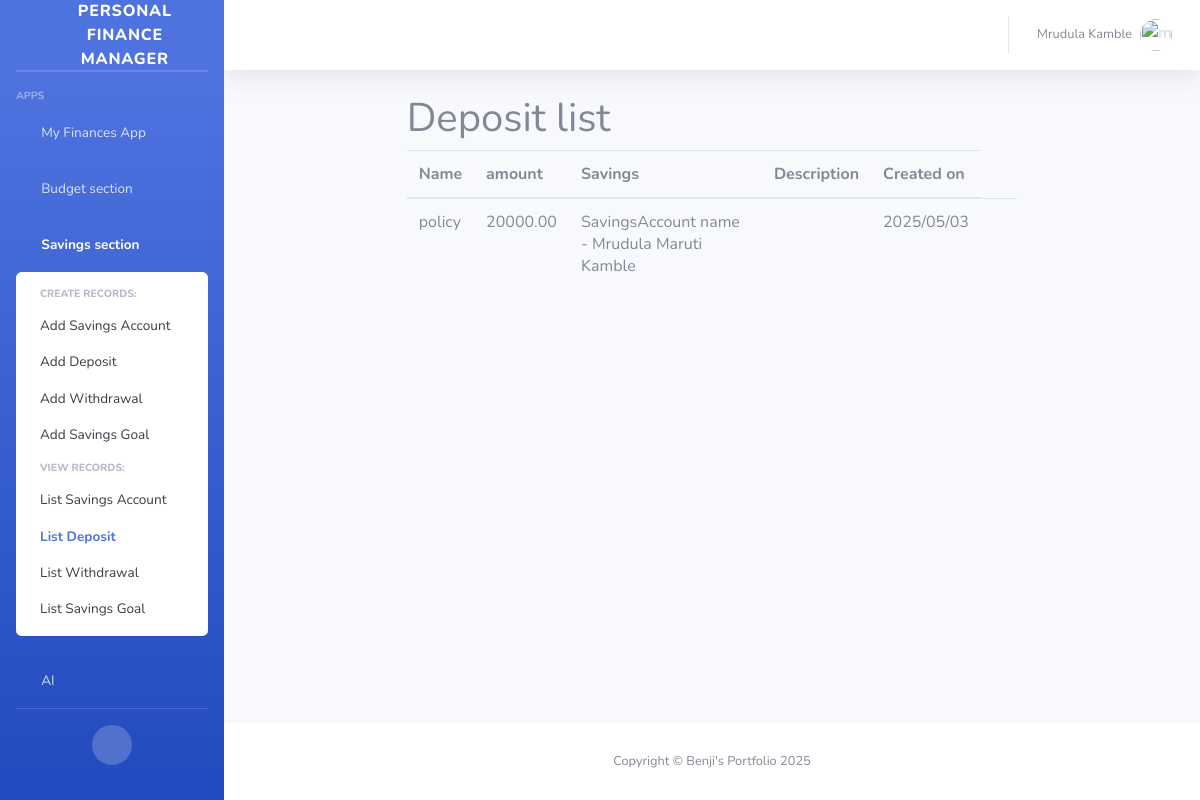
The page /savings_section/deposits/ (signed in) on the database its author committed.
### accounts/models.py (models this page shows, shortened)
class CustomUser(AbstractUser, PermissionsMixin):
    first_name = models.CharField(_('first name'), max_length=30, blank=False, null=False, unique=True)
    last_name = models.CharField(_('last name'), max_length=30, blank=False, null=False, unique=True)
    email = models.EmailField(_('email address'), unique=True, blank=False, null=False)
    phone_number = models.CharField(max_length=15, blank=False, null=False)
    is_active = models.BooleanField(_('active'), default=False)
    is_staff = models.BooleanField(_('staff status'), default=False)
    enable_two_factor_authentication = models.BooleanField(null=True, blank=True)
    date_joined = models.DateTimeField(_('date joined'), default=timezone.now)
    email_verified = models.BooleanField(_('email verified'), default=False,
                                         help_text=_('Designates whether the user has verified their email.'))
    objects = CustomUserManager()
    USERNAME_FIELD = 'email'
    REQUIRED_FIELDS = ['first_name', 'last_name']

### savings_section/models.py (models this page shows, shortened)
class Deposit(models.Model):
    user = models.ForeignKey(settings.AUTH_USER_MODEL, on_delete=models.CASCADE)
    name = models.CharField(max_length=50, null=False, blank=False)
    amount = models.DecimalField(max_digits=10, decimal_places=2)
    savings = models.ForeignKey(SavingsAccount, on_delete=models.CASCADE)
    slug = models.SlugField(blank=True, null=True, unique=True)
    description = models.TextField(max_length=100, null=True, blank=True)
    created_at = models.DateTimeField(auto_now_add=True)
    updated_at = models.DateTimeField(auto_now=True)

class SavingsAccount(models.Model):
    user = models.ForeignKey(settings.AUTH_USER_MODEL, on_delete=models.CASCADE)
    name = models.CharField(max_length=50, null=False, blank=False)
    balance = models.DecimalField(max_digits=10, decimal_places=2)
    slug = models.SlugField(blank=True, null=True, unique=True)
    description = models.TextField(max_length=100, null=True, blank=True)
    created_at = models.DateTimeField(auto_now_add=True)
    updated_at = models.DateTimeField(auto_now=True)
    def __str__(self):
        return f'SavingsAccount name - {self.name}'

### savings_section/views.py (the view)
# urls.py: path('deposits/', DepositListView.as_view(), name='deposits_list'),
@method_decorator(login_required, name='dispatch')
class DepositListView(ListView):
    model = Deposit
    template_name = 'savings_section/savings_section_list.html'
    paginate_by = 100
    extra_context = {'list_what': 'Deposit'}
    def get_queryset(self):
        user = self.request.user
        return Deposit.objects.filter(user=user).order_by('-id')

### helper/context_processors.py (called while the page is built)
def add_custom_context(request):
    return {
        'app_name': request.resolver_match.app_name,
        'page_path': request.path,
        'today': datetime.today(),
        'user': request.user if request.user.is_authenticated else None
    }

### templates/savings_section/savings_section_list.html (shortened to what this page needs)
{% extends 'base2.html' %}
{% load static %}
{% block content %}
    <div class="row">
        <div class="col-lg-8 mx-auto">
            <h1>{{ list_what }} list</h1>
        </div>
    </div>
    <div class="row">
        <div class="col-lg-8 mx-auto table-responsive">
            {% if object_list %}
                <table id="list-table" class="table">
                    <thead>
                    <tr>
                        {% if list_what == 'Savings' %}
                        <th scope="col">Name</th>
                        <th scope="col">Balance</th>
                        <th scope="col">Description</th>
                         <th scope="col">Created on</th>
                        {% elif list_what == 'Deposit' %}
                        <th scope="col">Name</th>
                        <th scope="col">amount</th>
                        <th scope="col">Savings</th>
                        <th scope="col">Description</th>
                         <th scope="col">Created on</th>
                        {% elif list_what == 'Withdrawal' %}
                        <th scope="col">Name</th>
                        <th scope="col">Amount</th>
                        <th scope="col">Savings</th>
                        <th scope="col">Description</th>
                        <th scope="col">Created on</th>
                        {% elif list_what == 'SavingsGoal' %}
                        <th scope="col">Name</th>
                        <th scope="col">Amount</th>
                        <th scope="col">SAvings</th>
                        <th scope="col">Description</th>
                        <th scope="col">Created on</th>
                        {% endif %}
                    </tr>
                    </thead>
                    <tbody id="table-body">
                    {% for object in object_list %}
                        <tr>
                            {% if list_what == 'Deposit' %}
                                  <td>{{ object.name }}</td>
                                  <td>{{ object.amount }}</td>
                                    <td>{{ object.savings }}</td>
                                  <td>{{ object.description }}</td>
                                  <td>{{ object.created_at|date:"Y/m/d" }}</td>
                            {% endif %}
                            <td>
                                {% if list_what == 'Savings' %}
                                    <a href="{% url 'savings_section:savings_detail' object.slug %}">
                                {% elif list_what == 'Deposit' %}
                                    <a href="{% url 'savings_section:deposit_detail' object.slug %}">
                                {% elif list_what == 'Withdrawal' %}
                                    <a href="{% url 'savings_section:withdrawal_detail' object.slug %}">
                                {% else %}
                                    <a href="{% url 'savings_section:savings_goal_detail' object.slug %}">
                                {% endif %}
                                    <i class="fas fa-search-plus"></i>
                                            </a>
                            </td>
                        </tr>
                    {% endfor %}
                    </tbody>
                </table>
            {% else %}
                Nothing to show
            {% endif %}
        </div>
    </div>
{% endblock %}

### templates/base2.html (shortened to what this page needs)
{% load static %}
{% load crispy_forms_tags %}
<html lang="en">
<head>
    <link href="{% static 'vendor/fontawesome-free/css/all.min.css' %}" rel="stylesheet" type="text/css">
    <link href="{% static 'css/sb-admin-2.min.css' %}" rel="stylesheet">
</head>
<body id="page-top">
<div id="wrapper">
    <ul class="navbar-nav bg-gradient-primary sidebar sidebar-dark accordion" id="accordionSidebar">
        <a class="sidebar-brand d-flex align-items-center justify-content-center" href="{% url 'website:index' %}">
            <div class="sidebar-brand-icon rotate-n-15">
                <i class="fas fa-laugh-wink"></i>
            </div>
            <div class="sidebar-brand-text mx-3">Personal Finance Manager</div>
        </a>
        <hr class="sidebar-divider my-0">
        <hr class="sidebar-divider">
        <div class="sidebar-heading">
            Apps
        </div>
        {% if user %}
            <li class="nav-item{% if app_name == 'my_finances' %} active{% endif %}">
                <a class="nav-link{% if app_name != 'my_finances' %} collapsed{% endif %}" href="#"
                   data-toggle="collapse" data-target="#collapseTwo"
                   aria-expanded="true" aria-controls="collapseTwo">
                    <i class="fas fa-fw fa-cog"></i>
                    <span>My Finances App</span>
                </a>
                        {% url 'my_finances:current_period' as my_finances_current_period %}
                        {% url 'my_finances:year_overview' as my_finances_year_overview %}
                        {% url 'my_finances:balance_create' as my_finances_balance_create %}
                        {% url 'my_finances:income_create' as my_finances_income_create %}
                        {% url 'my_finances:outcome_create' as my_finances_outcome_create %}
                        {% url 'my_finances:balance_list' as my_finances_balance_list %}
                        {% url 'my_finances:income_list' as my_finances_income_list %}
                        {% url 'my_finances:outcome_list' as my_finances_outcome_list %}
            </li>
       <li class="nav-item{% if app_name == 'budget_section' %} active{% endif %}">
            <a class="nav-link{% if app_name != 'budget_section' %} collapsed{% endif %}" href="#"
               data-toggle="collapse" data-target="#collapse2"
               aria-expanded="true" aria-controls="collapse2">
                <i class="fas fa-fw fa-cog"></i>
                <span>Budget section</span>
            </a>
                    {% url 'budget_section:budget_create' as budget_section_budget_create %}
                    {% url 'budget_section:category_create' as budget_section_category_create %}
                    {% url 'budget_section:transaction_create' as budget_section_transaction_create %}
                     {% url 'budget_section:budget_list' as budget_section_budget_list %}
                    {% url 'budget_section:category_list' as budget_section_category_list %}
                    {% url 'budget_section:transaction_list' as budget_section_transaction_list %}
        </li>
          <li class="nav-item{% if app_name == 'savings_section' %} active{% endif %}">
            <a class="nav-link{% if app_name != 'savings_section' %} collapsed{% endif %}" href="#"
               data-toggle="collapse" data-target="#collapse3"
               aria-expanded="true" aria-controls="collapse3">
                <i class="fas fa-fw fa-cog"></i>
                <span>Savings section</span>
            </a>
            <div id="collapse3" class="collapse{% if app_name == 'savings_section' %} show{% endif %}"
                 aria-labelledby="headingTwo" data-parent="#accordionSidebar">
                <div class="bg-white py-2 collapse-inner rounded">
                    <h6 class="collapse-header">Create records:</h6>
                    {% url 'savings_section:savings_create' as savings_section_savings_create %}
                    {% url 'savings_section:deposit_create' as savings_section_deposit_create %}
                    {% url 'savings_section:withdrawal_create' as savings_section_withdrawal_create %}
                    {% url 'savings_section:savings_goal_create' as savings_section_savings_goal_create %}
                    <a class="collapse-item{% if page_path == savings_section_savings_create %} active{% endif %}"
                           href="{{ savings_section_savings_create }}">Add Savings Account</a>
                    <a class="collapse-item{% if page_path == savings_section_deposit_create %} active{% endif %}"
                       href="{{ savings_section_deposit_create }}">Add Deposit</a>
                    <a class="collapse-item{% if page_path == savings_section_withdrawal_create %} active{% endif %}"
                       href="{{savings_section_withdrawal_create }}">Add Withdrawal</a>
                    <a class="collapse-item{% if page_path == savings_section_savings_goal_create %} active{% endif %}"
                       href="{{savings_section_savings_goal_create }}">Add Savings Goal</a>
                    <h6 class="collapse-header">View records:</h6>
                    {% url 'savings_section:savings_list' as savings_section_savings_list %}
                    {% url 'savings_section:deposits_list' as savings_section_deposit_list %}
                    {% url 'savings_section:withdrawals_list' as savings_section_withdrawal_list %}
                    {% url 'savings_section:savings_goals_list' as savings_section_savings_goal_list %}
                     <a class="collapse-item{% if page_path == savings_section_savings_list %} active{% endif %}"
                           href="{{ savings_section_savings_list }}">List Savings Account</a>
                    <a cLass="coLLapse-item{% if page_path == savings_section_deposit_list %} active{% endif %}"
                       href="{{ savings_section_deposit_list }}">List Deposit</a>
                    <a class="collapse-item{% if page_path == savings_section_withdrawal_list %} active{% endif %}"
                       href="{{savings_section_withdrawal_list }}">List Withdrawal</a>
                    <a class="collapse-item{% if page_path == savings_section_savings_goal_list %} active{% endif %}"
                       href="{{savings_section_savings_goal_list }}">List Savings Goal</a>
                </div>
            </div>
        </li>
        <li class="nav-item">
            <a class="nav-link collapsed" href="/ai/dashboard/">
                <i class="fas fa-fw fa-cog"></i>
                <span>AI</span>
            </a>
        </li>
        {% endif %}
        <hr class="sidebar-divider">
        <div class="text-center d-none d-md-inline">
            <button class="rounded-circle border-0" id="sidebarToggle"></button>
        </div>
    </ul>
    <div id="content-wrapper" class="d-flex flex-column">
        <div id="content">
            <nav class="navbar navbar-expand navbar-light bg-white topbar mb-4 static-top shadow">
                <ul class="navbar-nav ml-auto">
                    <li class="nav-item dropdown no-arrow">
                        {% if user %}
                            <a class="nav-link dropdown-toggle" href="#" id="userDropdown" role="button"
                               data-toggle="dropdown" aria-haspopup="true" aria-expanded="false">
                                <span class="mr-2 d-none d-lg-inline text-gray-600 small">{{ user.first_name }} {{ user.last_name }}</span>
                                <img class="img-profile rounded-circle"
                                     src="https://w7.pngwing.com/pngs/4/736/png-transparent-female-avatar-girl-face-woman-user-flat-classy-users-icon.png" alt="{{ user.username }}">
                            </a>
                        {% endif %}
                    </li>
                </ul>
            </nav>
            <div class="container-fluid">
                {% block content %}
                {% endblock %}
            </div>
        </div>
        <footer class="sticky-footer bg-white">
            <div class="container my-auto">
                <div class="copyright text-center my-auto">
                    <span>Copyright &copy; Benji's Portfolio {{ today.year }}</span>
                </div>
            </div>
        </footer>
    </div>
</div>
</body>
</html>

### rows shown on the page
CustomUser: first_name "Mrudula", last_name "Kamble"
Deposit: name "policy", amount "20000.00", savings "SavingsAccount name - Mrudula Maruti Kamble", created_at "2025/05/03"

### other values the page prints
{{ list_what }} "Deposit"
